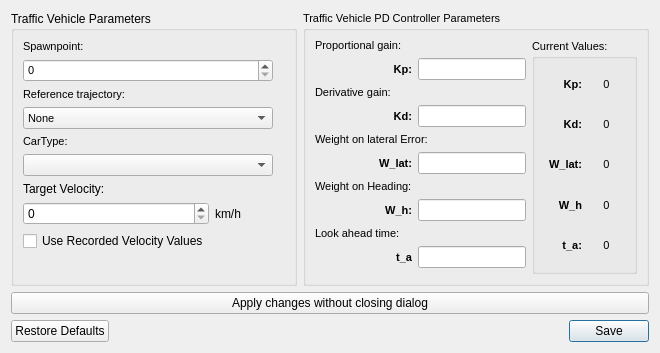
<?xml version="1.0" encoding="UTF-8"?>
<ui version="4.0">
 <class>Dialog</class>
 <widget class="QDialog" name="Dialog">
  <property name="geometry">
   <rect>
    <x>0</x>
    <y>0</y>
    <width>660</width>
    <height>340</height>
   </rect>
  </property>
  <property name="windowTitle">
   <string>Dialog</string>
  </property>
  <layout class="QGridLayout" name="gridLayout">
   <item row="0" column="0">
    <widget class="QGroupBox" name="groupBox">
     <property name="title">
      <string>Traffic Vehicle Parameters</string>
     </property>
     <layout class="QGridLayout" name="gridLayout_2">
      <item row="0" column="0" colspan="5">
       <widget class="QLabel" name="lblSpawnpoints">
        <property name="font">
         <font>
          <pointsize>8</pointsize>
          <weight>50</weight>
          <bold>false</bold>
         </font>
        </property>
        <property name="text">
         <string>Spawnpoint:</string>
        </property>
       </widget>
      </item>
      <item row="4" column="0" colspan="5">
       <widget class="QLabel" name="label">
        <property name="font">
         <font>
          <pointsize>8</pointsize>
         </font>
        </property>
        <property name="text">
         <string>CarType:</string>
        </property>
       </widget>
      </item>
      <item row="9" column="0">
       <widget class="QCheckBox" name="check_recorded_velocity">
        <property name="text">
         <string>Use Recorded Velocity Values</string>
        </property>
       </widget>
      </item>
      <item row="6" column="0" colspan="5">
       <widget class="QLabel" name="label_7">
        <property name="text">
         <string>Target Velocity:</string>
        </property>
       </widget>
      </item>
      <item row="2" column="0">
       <widget class="QLabel" name="lblHcrtitle">
        <property name="font">
         <font>
          <pointsize>8</pointsize>
          <weight>50</weight>
          <bold>false</bold>
         </font>
        </property>
        <property name="text">
         <string>Reference trajectory:</string>
        </property>
       </widget>
      </item>
      <item row="8" column="1">
       <widget class="QLabel" name="label_8">
        <property name="text">
         <string>km/h</string>
        </property>
       </widget>
      </item>
      <item row="8" column="0">
       <widget class="QSpinBox" name="spin_velocity">
        <property name="sizePolicy">
         <sizepolicy hsizetype="Preferred" vsizetype="Fixed">
          <horstretch>0</horstretch>
          <verstretch>0</verstretch>
         </sizepolicy>
        </property>
        <property name="maximum">
         <number>400</number>
        </property>
       </widget>
      </item>
      <item row="10" column="0">
       <spacer name="verticalSpacer">
        <property name="orientation">
         <enum>Qt::Vertical</enum>
        </property>
        <property name="sizeHint" stdset="0">
         <size>
          <width>20</width>
          <height>40</height>
         </size>
        </property>
       </spacer>
      </item>
      <item row="3" column="0" colspan="3">
       <widget class="QComboBox" name="combo_box_traffic_trajectory">
        <property name="sizePolicy">
         <sizepolicy hsizetype="Preferred" vsizetype="Preferred">
          <horstretch>0</horstretch>
          <verstretch>0</verstretch>
         </sizepolicy>
        </property>
        <property name="minimumSize">
         <size>
          <width>250</width>
          <height>0</height>
         </size>
        </property>
        <property name="font">
         <font>
          <pointsize>8</pointsize>
          <weight>50</weight>
          <bold>false</bold>
         </font>
        </property>
        <item>
         <property name="text">
          <string>None</string>
         </property>
        </item>
       </widget>
      </item>
      <item row="1" column="0" colspan="3">
       <widget class="QSpinBox" name="spin_spawn_points">
        <property name="font">
         <font>
          <pointsize>8</pointsize>
         </font>
        </property>
       </widget>
      </item>
      <item row="5" column="0" colspan="3">
       <widget class="QComboBox" name="combo_car_type">
        <property name="font">
         <font>
          <pointsize>8</pointsize>
         </font>
        </property>
       </widget>
      </item>
     </layout>
    </widget>
   </item>
   <item row="0" column="1">
    <widget class="QGroupBox" name="groupBox_2">
     <property name="font">
      <font>
       <pointsize>8</pointsize>
      </font>
     </property>
     <property name="title">
      <string>Traffic Vehicle PD Controller Parameters</string>
     </property>
     <layout class="QGridLayout" name="gridLayout_3">
      <item row="1" column="1">
       <widget class="QLineEdit" name="edit_gain_prop">
        <property name="sizePolicy">
         <sizepolicy hsizetype="Minimum" vsizetype="Fixed">
          <horstretch>0</horstretch>
          <verstretch>0</verstretch>
         </sizepolicy>
        </property>
        <property name="font">
         <font>
          <pointsize>8</pointsize>
         </font>
        </property>
       </widget>
      </item>
      <item row="2" column="0">
       <widget class="QLabel" name="lblDerivgaintitle">
        <property name="font">
         <font>
          <pointsize>8</pointsize>
          <weight>50</weight>
          <bold>false</bold>
         </font>
        </property>
        <property name="text">
         <string>Derivative gain:</string>
        </property>
       </widget>
      </item>
      <item row="1" column="0">
       <widget class="QLabel" name="lblPropgain">
        <property name="font">
         <font>
          <pointsize>8</pointsize>
          <weight>75</weight>
          <bold>true</bold>
         </font>
        </property>
        <property name="text">
         <string>Kp:</string>
        </property>
        <property name="alignment">
         <set>Qt::AlignRight|Qt::AlignTrailing|Qt::AlignVCenter</set>
        </property>
       </widget>
      </item>
      <item row="9" column="0">
       <widget class="QLabel" name="lblTahead">
        <property name="font">
         <font>
          <pointsize>8</pointsize>
          <weight>75</weight>
          <bold>true</bold>
         </font>
        </property>
        <property name="text">
         <string>t_a</string>
        </property>
        <property name="alignment">
         <set>Qt::AlignRight|Qt::AlignTrailing|Qt::AlignVCenter</set>
        </property>
       </widget>
      </item>
      <item row="0" column="0">
       <widget class="QLabel" name="lblPropgaintitle">
        <property name="font">
         <font>
          <pointsize>8</pointsize>
          <weight>50</weight>
          <bold>false</bold>
         </font>
        </property>
        <property name="text">
         <string>Proportional gain:</string>
        </property>
       </widget>
      </item>
      <item row="3" column="0">
       <widget class="QLabel" name="lblDerivgain">
        <property name="font">
         <font>
          <pointsize>8</pointsize>
          <weight>75</weight>
          <bold>true</bold>
         </font>
        </property>
        <property name="text">
         <string>Kd:</string>
        </property>
        <property name="alignment">
         <set>Qt::AlignRight|Qt::AlignTrailing|Qt::AlignVCenter</set>
        </property>
       </widget>
      </item>
      <item row="3" column="1">
       <widget class="QLineEdit" name="edit_gain_deriv">
        <property name="sizePolicy">
         <sizepolicy hsizetype="Minimum" vsizetype="Fixed">
          <horstretch>0</horstretch>
          <verstretch>0</verstretch>
         </sizepolicy>
        </property>
        <property name="font">
         <font>
          <pointsize>8</pointsize>
         </font>
        </property>
       </widget>
      </item>
      <item row="4" column="0" colspan="2">
       <widget class="QLabel" name="lblWeightlattitle">
        <property name="font">
         <font>
          <pointsize>8</pointsize>
          <weight>50</weight>
          <bold>false</bold>
         </font>
        </property>
        <property name="text">
         <string>Weight on lateral Error:</string>
        </property>
       </widget>
      </item>
      <item row="5" column="0">
       <widget class="QLabel" name="lblWeightlat">
        <property name="font">
         <font>
          <pointsize>8</pointsize>
          <weight>75</weight>
          <bold>true</bold>
         </font>
        </property>
        <property name="text">
         <string>W_lat:</string>
        </property>
        <property name="alignment">
         <set>Qt::AlignRight|Qt::AlignTrailing|Qt::AlignVCenter</set>
        </property>
       </widget>
      </item>
      <item row="7" column="0">
       <widget class="QLabel" name="lblWeightheading">
        <property name="font">
         <font>
          <pointsize>8</pointsize>
          <weight>75</weight>
          <bold>true</bold>
         </font>
        </property>
        <property name="text">
         <string>W_h:</string>
        </property>
        <property name="alignment">
         <set>Qt::AlignRight|Qt::AlignTrailing|Qt::AlignVCenter</set>
        </property>
       </widget>
      </item>
      <item row="5" column="1">
       <widget class="QLineEdit" name="edit_weight_lat">
        <property name="sizePolicy">
         <sizepolicy hsizetype="Minimum" vsizetype="Fixed">
          <horstretch>0</horstretch>
          <verstretch>0</verstretch>
         </sizepolicy>
        </property>
        <property name="font">
         <font>
          <pointsize>8</pointsize>
         </font>
        </property>
       </widget>
      </item>
      <item row="6" column="0">
       <widget class="QLabel" name="lblWeightheadingtitle">
        <property name="font">
         <font>
          <pointsize>8</pointsize>
          <weight>50</weight>
          <bold>false</bold>
         </font>
        </property>
        <property name="text">
         <string>Weight on Heading:</string>
        </property>
       </widget>
      </item>
      <item row="7" column="1">
       <widget class="QLineEdit" name="edit_weight_heading">
        <property name="sizePolicy">
         <sizepolicy hsizetype="Minimum" vsizetype="Fixed">
          <horstretch>0</horstretch>
          <verstretch>0</verstretch>
         </sizepolicy>
        </property>
        <property name="font">
         <font>
          <pointsize>8</pointsize>
         </font>
        </property>
       </widget>
      </item>
      <item row="8" column="0">
       <widget class="QLabel" name="lblTaheadtitle">
        <property name="font">
         <font>
          <pointsize>8</pointsize>
         </font>
        </property>
        <property name="text">
         <string>Look ahead time:</string>
        </property>
       </widget>
      </item>
      <item row="9" column="1">
       <widget class="QLineEdit" name="edit_t_ahead">
        <property name="sizePolicy">
         <sizepolicy hsizetype="Minimum" vsizetype="Fixed">
          <horstretch>0</horstretch>
          <verstretch>0</verstretch>
         </sizepolicy>
        </property>
        <property name="font">
         <font>
          <pointsize>8</pointsize>
         </font>
        </property>
       </widget>
      </item>
      <item row="10" column="1">
       <spacer name="verticalSpacer_2">
        <property name="orientation">
         <enum>Qt::Vertical</enum>
        </property>
        <property name="sizeHint" stdset="0">
         <size>
          <width>20</width>
          <height>40</height>
         </size>
        </property>
       </spacer>
      </item>
      <item row="0" column="2" rowspan="11">
       <widget class="QGroupBox" name="groupBox_3">
        <property name="sizePolicy">
         <sizepolicy hsizetype="Preferred" vsizetype="Minimum">
          <horstretch>0</horstretch>
          <verstretch>0</verstretch>
         </sizepolicy>
        </property>
        <property name="font">
         <font>
          <pointsize>8</pointsize>
         </font>
        </property>
        <property name="title">
         <string>Current Values:</string>
        </property>
        <property name="flat">
         <bool>false</bool>
        </property>
        <property name="checkable">
         <bool>false</bool>
        </property>
        <layout class="QGridLayout" name="gridLayout_7">
         <item row="0" column="0">
          <layout class="QGridLayout" name="gridLayout_6">
           <item row="1" column="0">
            <widget class="QLabel" name="label_2">
             <property name="font">
              <font>
               <pointsize>8</pointsize>
               <weight>75</weight>
               <bold>true</bold>
              </font>
             </property>
             <property name="text">
              <string>Kd:</string>
             </property>
             <property name="alignment">
              <set>Qt::AlignRight|Qt::AlignTrailing|Qt::AlignVCenter</set>
             </property>
            </widget>
           </item>
           <item row="1" column="1">
            <widget class="QLabel" name="lbl_current_gain_deriv">
             <property name="font">
              <font>
               <pointsize>8</pointsize>
              </font>
             </property>
             <property name="text">
              <string>0</string>
             </property>
             <property name="alignment">
              <set>Qt::AlignCenter</set>
             </property>
            </widget>
           </item>
           <item row="2" column="1">
            <widget class="QLabel" name="lbl_current_weight_lat">
             <property name="font">
              <font>
               <pointsize>8</pointsize>
              </font>
             </property>
             <property name="text">
              <string>0</string>
             </property>
             <property name="alignment">
              <set>Qt::AlignCenter</set>
             </property>
            </widget>
           </item>
           <item row="4" column="0">
            <widget class="QLabel" name="label_5">
             <property name="font">
              <font>
               <pointsize>8</pointsize>
               <weight>75</weight>
               <bold>true</bold>
              </font>
             </property>
             <property name="text">
              <string>t_a:</string>
             </property>
             <property name="alignment">
              <set>Qt::AlignRight|Qt::AlignTrailing|Qt::AlignVCenter</set>
             </property>
            </widget>
           </item>
           <item row="3" column="1">
            <widget class="QLabel" name="lbl_current_weight_heading">
             <property name="font">
              <font>
               <pointsize>8</pointsize>
              </font>
             </property>
             <property name="text">
              <string>0</string>
             </property>
             <property name="alignment">
              <set>Qt::AlignCenter</set>
             </property>
            </widget>
           </item>
           <item row="0" column="0">
            <widget class="QLabel" name="label_3">
             <property name="font">
              <font>
               <pointsize>8</pointsize>
               <weight>75</weight>
               <bold>true</bold>
              </font>
             </property>
             <property name="text">
              <string>Kp:</string>
             </property>
             <property name="alignment">
              <set>Qt::AlignRight|Qt::AlignTrailing|Qt::AlignVCenter</set>
             </property>
            </widget>
           </item>
           <item row="4" column="1">
            <widget class="QLabel" name="lbl_current_t_lookahead">
             <property name="font">
              <font>
               <pointsize>8</pointsize>
              </font>
             </property>
             <property name="text">
              <string>0</string>
             </property>
             <property name="alignment">
              <set>Qt::AlignCenter</set>
             </property>
            </widget>
           </item>
           <item row="3" column="0">
            <widget class="QLabel" name="label_4">
             <property name="font">
              <font>
               <pointsize>8</pointsize>
               <weight>75</weight>
               <bold>true</bold>
              </font>
             </property>
             <property name="text">
              <string>W_h</string>
             </property>
             <property name="alignment">
              <set>Qt::AlignRight|Qt::AlignTrailing|Qt::AlignVCenter</set>
             </property>
            </widget>
           </item>
           <item row="0" column="1">
            <widget class="QLabel" name="lbl_current_gain_prop">
             <property name="font">
              <font>
               <pointsize>8</pointsize>
              </font>
             </property>
             <property name="text">
              <string>0</string>
             </property>
             <property name="alignment">
              <set>Qt::AlignCenter</set>
             </property>
            </widget>
           </item>
           <item row="2" column="0">
            <widget class="QLabel" name="label_6">
             <property name="font">
              <font>
               <pointsize>8</pointsize>
               <weight>75</weight>
               <bold>true</bold>
              </font>
             </property>
             <property name="text">
              <string>W_lat:</string>
             </property>
             <property name="alignment">
              <set>Qt::AlignRight|Qt::AlignTrailing|Qt::AlignVCenter</set>
             </property>
            </widget>
           </item>
          </layout>
         </item>
        </layout>
       </widget>
      </item>
      <item row="11" column="2">
       <spacer name="verticalSpacer_3">
        <property name="orientation">
         <enum>Qt::Vertical</enum>
        </property>
        <property name="sizeHint" stdset="0">
         <size>
          <width>20</width>
          <height>40</height>
         </size>
        </property>
       </spacer>
      </item>
     </layout>
    </widget>
   </item>
   <item row="1" column="0" colspan="2">
    <widget class="QPushButton" name="btn_apply_parameters">
     <property name="text">
      <string>Apply changes without closing dialog</string>
     </property>
    </widget>
   </item>
   <item row="2" column="0" colspan="2">
    <widget class="QDialogButtonBox" name="button_box_trafficvehicle_settings">
     <property name="orientation">
      <enum>Qt::Horizontal</enum>
     </property>
     <property name="standardButtons">
      <set>QDialogButtonBox::RestoreDefaults|QDialogButtonBox::Save</set>
     </property>
    </widget>
   </item>
  </layout>
 </widget>
 <resources/>
 <connections>
  <connection>
   <sender>button_box_trafficvehicle_settings</sender>
   <signal>accepted()</signal>
   <receiver>Dialog</receiver>
   <slot>accept()</slot>
   <hints>
    <hint type="sourcelabel">
     <x>248</x>
     <y>254</y>
    </hint>
    <hint type="destinationlabel">
     <x>157</x>
     <y>274</y>
    </hint>
   </hints>
  </connection>
  <connection>
   <sender>button_box_trafficvehicle_settings</sender>
   <signal>rejected()</signal>
   <receiver>Dialog</receiver>
   <slot>reject()</slot>
   <hints>
    <hint type="sourcelabel">
     <x>316</x>
     <y>260</y>
    </hint>
    <hint type="destinationlabel">
     <x>286</x>
     <y>274</y>
    </hint>
   </hints>
  </connection>
 </connections>
</ui>
